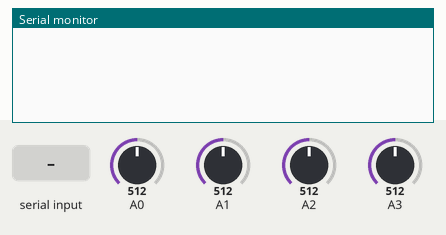
The sketch below on a simulated Arduino Uno, built with avr-gcc and run on an emulated ATmega328P. On the bench: the last lines printed to the serial monitor. The test bench sets the inputs (shaded band); at power-on: A0 = 512, A1 = 512, A2 = 512, A3 = 512.

Above: at 1.2 s.
1.3 s: "0" received over Serial
At 2.1 s:
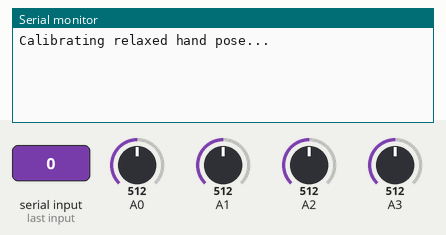
2.8 s: "b" received over Serial
At 3.9 s:
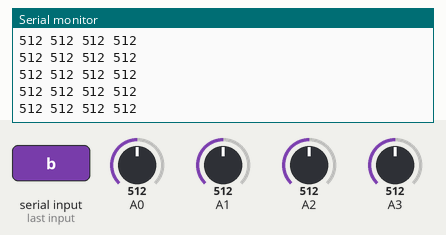

The sketch:

readAnalogue.ino
```cpp
#define N_SENSORS 4

unsigned long lastTimeMicro;
boolean readyFlag = false;
boolean pauseFlag = true;

int minVals[N_SENSORS] = {0, 0, 0, 0};
int maxVals[N_SENSORS] = {1024, 1024, 1024, 1024};
static const int sensorPin[N_SENSORS] = {0, 1, 2, 3};

int sensorValues[N_SENSORS] = {0, 0, 0, 0};

void setup() {

  for (int i = 0; i < N_SENSORS; ++i) {
    pinMode(sensorPin[i], INPUT);
  }

  Serial.begin(19200);
  delay(30);

}

void calibrateRelaxed() {
  Serial.println("Calibrating relaxed hand pose...");
  for (int i = 0; i < N_SENSORS; ++i)
    minVals[i] = analogRead(sensorPin[i]);
}

void loop() {
  // send data only when you have received "ready" command:
  if (readyFlag == true && pauseFlag == false) {

    //write the timestamp
    const unsigned long currentMicros = millis();
    //Serial.print( currentMicros - lastTimeMicro);
    //Serial.print(" ");

    //write the data from the sensors
    for (int i = 0; i < N_SENSORS; i++) { // N_SENSORS instead of 3
      // Smoothing to stop jagged movements
      //sensorValues[i] = (sensorValues[i]*0.5)+(analogRead(sensorPin[i])*0.5);

      sensorValues[i] = analogRead(sensorPin[i]);
      //int v = map(sensorValues[i], minVals[i], maxVals[i], 0, 100);
      //v = constrain(v, 0, 100);
      Serial.print(sensorValues[i]);
      Serial.print(" ");
    }

    Serial.println();
    delay(20);
  }
}

// called once per loop after loop() function if there is data on the bus
void serialEvent() {

  for (int j = Serial.available(); j >= 0; --j) {
    char inChar = (char)Serial.read();
    if (inChar == '0') {
      calibrateRelaxed();
    } else if (inChar == 'b') { //start   added the pause such that the arduino stops sending information but it is still on
      lastTimeMicro = millis();
      readyFlag = true;
      pauseFlag = false;
    } else if (inChar == 's') { //stop
      readyFlag = false;
    } else if (inChar == 'p'){ // pause
      pauseFlag = true;
    }
  }

}
```

Measured:
- after the input at 1.3 s, the serial monitor: prints a new line at once (image 1)
- after the input at 2.8 s, the serial monitor: prints a new line at once (image 2)
